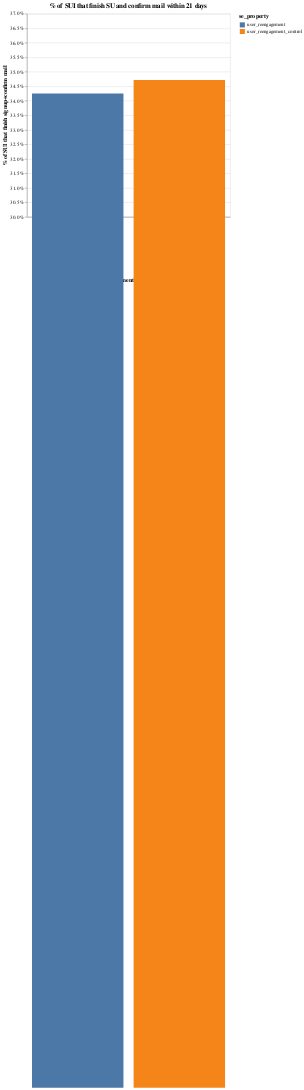

The code cell stored with this chart in its notebook:
### Markdown cell above
And now the same but with a 21-day window...

### Code cell
from datetime import datetime, timedelta

df = pd.read_csv("user_reengagement.csv")

# keep only first screen.
df = df.loc[df["step"] == "signup-start", :]

# go down to unique level for each event and keep only the first event for each user.
df["rn"] = (
    df.sort_values(["created"], ascending=[True]).groupby("rank_column").cumcount()
)
df = df.loc[df["rn"] == 0, :]

# drop samples before June 10th.
df["day"] = pd.to_datetime(df["created"]).dt.date
df = df.loc[df["day"] >= pd.to_datetime("2020-06-10"), :]
# drop customers that are too young
df = df.loc[pd.to_datetime(df["created"]) < datetime.today() - timedelta(days=21), :]

# drop users that were already customers.
df = df.loc[
    (pd.to_datetime(df["user_created"]) >= pd.to_datetime("2020-06-10"))
    | (df["user_created"].isna() == True),
    :,
]

# code up conversion within 21 days.
df["su_diff"] = (
    pd.to_datetime(df["user_created"]) - pd.to_datetime(df["created"])
).dt.days
df["mail_diff"] = (
    pd.to_datetime(df["email_confirmation_completed"]) - pd.to_datetime(df["created"])
).dt.days

df["su_mail"] = 0
df.loc[(df["su_diff"] <= 21) & (df["mail_diff"] <= 21), "su_mail"] = 1

# check conversion.
df = df.groupby(["se_property", "rank_column"])["su_mail"].agg("max").reset_index()
df = df.groupby(["se_property"])["su_mail"].agg("mean").reset_index()

alt.Chart(df).mark_bar().encode(
    x=alt.X("se_property", axis=alt.Axis(title="Treatment group")),
    y=alt.Y(
        "su_mail:Q",
        axis=alt.Axis(title="% of SUI that finish signup+confirm mail", format="%"),
        scale=alt.Scale(domain=(0.30, 0.37)),
    ),
    color="se_property:N",
).properties(
    width=400,
    height=400,
    title="% of SUI that finish SU and confirm mail within 21 days",
)

### Figure 1 — Vega-Lite specification as saved in the notebook (floating-point values rounded to 4 significant figures)
{"config": {"view": {"continuousWidth": 400, "continuousHeight": 300}}, "data": {"name": "data-4f0e01bc39dd5ffde0c52e71b2a6e82b"}, "mark": "bar", "encoding": {"color": {"type": "nominal", "field": "se_property"}, "x": {"type": "nominal", "axis": {"title": "Treatment group"}, "field": "se_property"}, "y": {"type": "quantitative", "axis": {"format": "%", "title": "% of SUI that finish signup+confirm mail"}, "field": "su_mail", "scale": {"domain": [0.3, 0.37]}}}, "height": 400, "title": "% of SUI that finish SU and confirm mail within 21 days", "width": 400, "$schema": "https://vega.github.io/schema/vega-lite/v4.0.2.json", "datasets": {"data-4f0e01bc39dd5ffde0c52e71b2a6e82b": [{"se_property": "user_reengagement", "su_mail": 0.3425}, {"se_property": "user_reengagement_control", "su_mail": 0.3472}]}}
